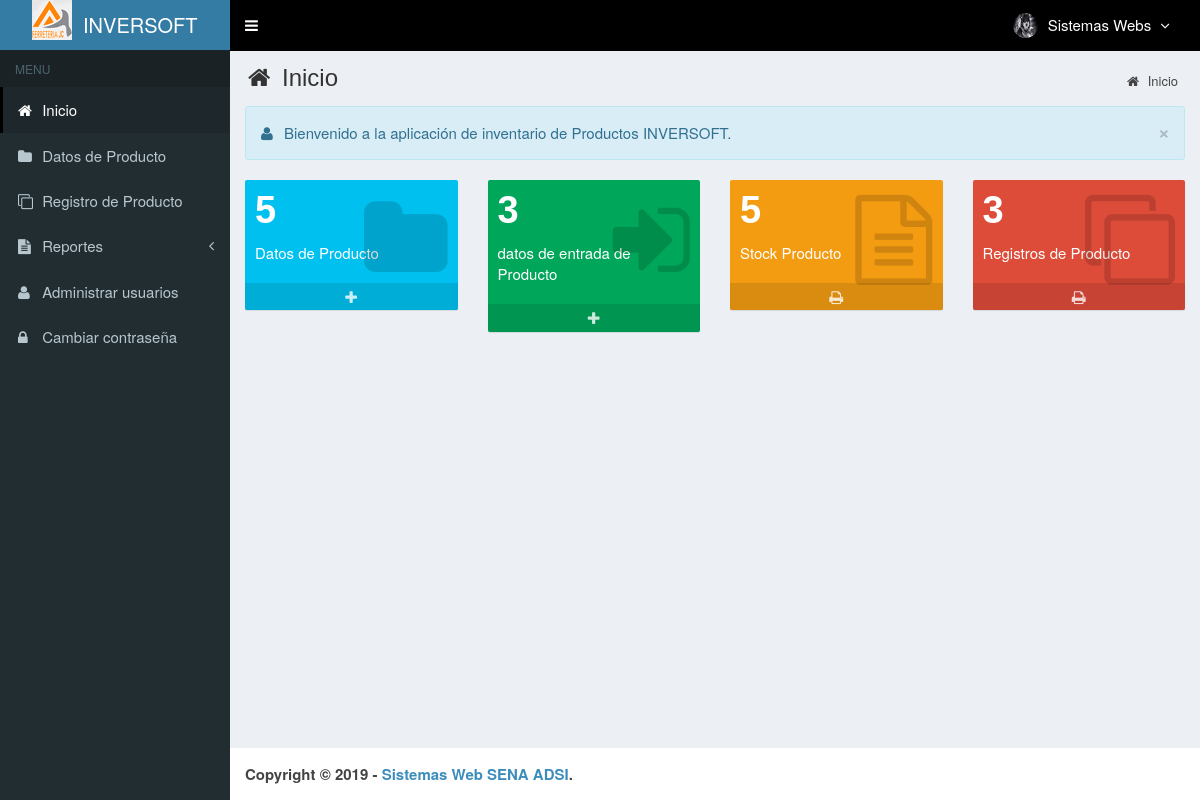
/main.php?module=start (signed in), run on the app's committed database.
### tables this page shows
CREATE TABLE `usuarios` (
  `id_user` int(3) NOT NULL,
  `username` varchar(50) NOT NULL,
  `name_user` varchar(50) NOT NULL,
  `password` varchar(50) NOT NULL,
  `email` varchar(50) DEFAULT NULL,
  `telefono` varchar(13) DEFAULT NULL,
  `foto` varchar(100) DEFAULT NULL,
  `permisos_acceso` enum('Super Admin','Gerente','Almacen') NOT NULL,
  `status` enum('activo','bloqueado') NOT NULL DEFAULT 'activo',
  `created_at` timestamp NOT NULL DEFAULT CURRENT_TIMESTAMP,
  `updated_at` timestamp NOT NULL DEFAULT CURRENT_TIMESTAMP ON UPDATE CURRENT_TIMESTAMP
);

### top-menu.php (the view, shortened to what this page needs)
<?php
require_once "config/database.php";
$query = mysqli_query($mysqli, "SELECT id_user, name_user, foto, permisos_acceso FROM usuarios WHERE id_user='$_SESSION[id_user]'")
                                or die('error: '.mysqli_error($mysqli));
$data = mysqli_fetch_assoc($query);
?>
<li class="dropdown user user-menu">
  <a href="#" class="dropdown-toggle" data-toggle="dropdown">
  <?php
  if ($data['foto']=="") { ?>
    <img src="images/user/user-default.png" class="user-image" alt="User Image"/>
  <?php
  }
  else { ?>
    <img src="images/user/<?php echo $data['foto']; ?>" class="user-image" alt="User Image"/>
  <?php
  }
  ?>
    <span class="hidden-xs"><?php echo $data['name_user']; ?> <i style="margin-left:5px" class="fa fa-angle-down"></i></span>
  </a>
</li>

### assets/css/style.css (style rules this page uses)
body { background-color: #fff; color: #333; font-size: 15px; line-height: 1.42857; }

### data on the page
usuarios: foto (picture), name_user "Sistemas Webs"

### other printed values
$data['numero'] "5"
$data['numero'] "3"
